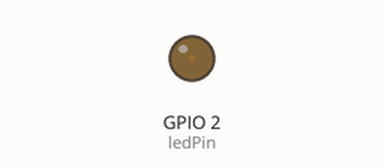
This sketch was run on a simulated ESP32. Parts: output pins drawn as LEDs (lit = HIGH). What the sketch prints to the serial monitor is not drawn.

Above: at 0.05 s.
At 2.15 s:
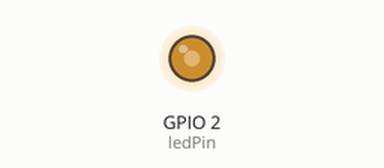
At 3.45 s:
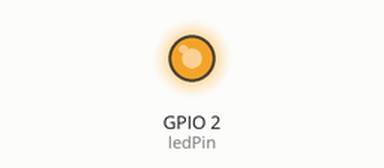
At 6.9 s:
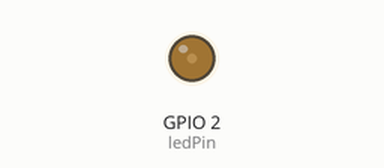
Timing chart, 0 to 10.0 s (numbered marks = the images above):
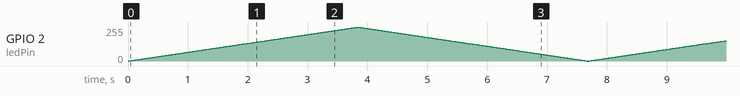

The sketch:

lab03.ino.ino
```cpp
//ESP32 实验3 PWM呼吸灯
const int ledPin = 2;
const int freq = 5000;
const int resolution = 8;

void setup() {
  Serial.begin(115200);
  ledcAttach(ledPin, freq, resolution);
}

void loop() {
  //逐渐变亮
  for(int dutyCycle = 0; dutyCycle <= 255; dutyCycle++){
    ledcWrite(ledPin, dutyCycle);
    delay(15);
  }
  //逐渐变暗
  for(int dutyCycle = 255; dutyCycle >= 0; dutyCycle--){
    ledcWrite(ledPin, dutyCycle);
    delay(15);
  }
  Serial.println("Breathing cycle completed");
}
```
